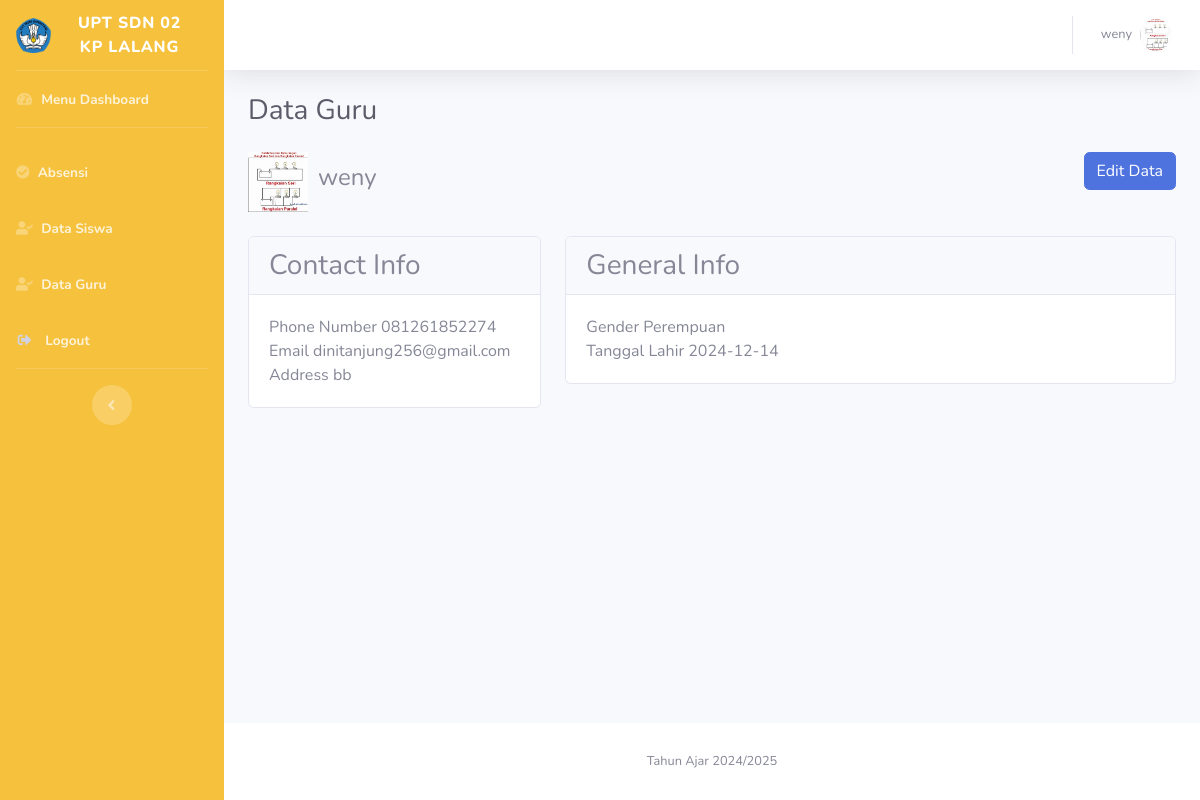
Screenshot of /showguru.php?id=1 (signed in) with the database file from the repository.
### tables this page shows
CREATE TABLE `guru` (
  `NIDN` int(100) NOT NULL,
  `NAME` varchar(30) NOT NULL,
  `JK` varchar(50) NOT NULL DEFAULT '',
  `TGL_LAHIR` date NOT NULL,
  `EMAIL` varchar(30) NOT NULL,
  `PASSWORD` varchar(255) NOT NULL,
  `NO_HP` varchar(15) NOT NULL,
  `FOTO` varchar(255) NOT NULL,
  `AGAMA` varchar(20) NOT NULL,
  `ALAMAT` varchar(255) NOT NULL
);

### showguru.php (the view, shortened to what this page needs)
<?php
include "koneksi.php";
$NAME = $_SESSION["NAME"];
$FOTO = $_SESSION["FOTO"];
if(isset($_GET['id'])) {
    $id = $_GET['id'];
    $query = "SELECT * FROM guru WHERE NIDN = $id";
    $result = mysqli_query($koneksi, $query);
    $guru = mysqli_fetch_assoc($result);
    $name = $guru['NAME'];
    $jk = $guru['JK'];
    $tanggal = $guru['TGL_LAHIR'];
    $alamat = $guru['ALAMAT'];
    $email = $guru['EMAIL'];
    $no_hp = $guru['NO_HP'];
    $foto = $guru['FOTO'];
}
?>
<!DOCTYPE html>
<html lang="en">
<head>
  <link href="vendor/fontawesome-free/css/all.min.css" rel="stylesheet" type="text/css">
  <link href="css/sb-admin-2.min.css" rel="stylesheet">
  <link href="vendor/datatables/dataTables.bootstrap4.min.css" rel="stylesheet">
</head>
<body id="page-top">
  <div id="wrapper">
    <ul class="navbar-nav bg-warning sidebar sidebar-dark accordion" id="accordionSidebar">
      <a class="sidebar-brand d-flex align-items-center justify-content-center" href="index.php">
        <div class="sidebar-brand-icon">
          <img src="img/logo.png" width="35">
        </div>
        <div class="sidebar-brand-text mx-3">UPT SDN 02 KP LALANG</div>
      </a>
      <hr class="sidebar-divider my-0">
      <li class="nav-item">
        <a class="nav-link" href="dashboard.php">
          <i class="fas fa-fw fa-tachometer-alt"></i>
          <span class="font-weight-bold">Menu Dashboard</span></a>
      </li>
      <hr class="sidebar-divider">
      <li class="nav-item">
        <a class="nav-link" href="absen.php">
          <i class="fas fa-check-circle"></i>
          <span class="font-weight-bold">Absensi</span></a>
      </li>
      <li class="nav-item">
        <a class="nav-link" href="lihatsiswa.php">
          <i class="fas fa-fw fa-user-check"></i>
          <span class="font-weight-bold">Data Siswa</span></a>
      </li>
      <li class="nav-item">
        <a class="nav-link" href="lihatguru.php">
          <i class="fas fa-fw fa-user-check"></i>
          <span class="font-weight-bold">Data Guru</span></a>
      </li>
      <li class="nav-item">
        <a class="nav-link" href="#" data-toggle="modal" data-target="#logoutModal">
          <i class="fas fa-sign-out-alt fa-sm fa-fw mr-2 text-gray-400"></i>
          <span class="font-weight-bold">Logout</span>
        </a>
      </li>
      <hr class="sidebar-divider d-none d-md-block">
      <div class="text-center d-none d-md-inline">
        <button class="rounded-circle border-0" id="sidebarToggle"></button>
      </div>
    </ul>
    <div id="content-wrapper" class="d-flex flex-column">
      <div id="content">
        <nav class="navbar navbar-expand navbar-light bg-white topbar mb-4 static-top shadow">
          <ul class="navbar-nav ml-auto">
            <li class="nav-item dropdown no-arrow">
              <a class="nav-link dropdown-toggle" href="#" id="userDropdown" role="button" data-toggle="dropdown" aria-haspopup="true" aria-expanded="false">
                <span class="mr-2 d-none d-lg-inline text-gray-600 small"><?= $NAME; ?></span>
                <img class="img-profile rounded-circle" src="uploads/<?= $FOTO; ?>">
              </a>
            </li>
          </ul>
        </nav>
        <div class="container-fluid">
          <h1 class="h3 mb-4 text-gray-800">Data Guru</h1>
    <div class="profile-header mb-4">
        <div class="info" style="display: flex; justify-content: space-between;">
           <div style="display: flex; gap: 10px; align-items: center;">
                <img height="60"
                        src="uploads/<?= $foto; ?>"
                        width="60" />
                    <div class="name">
                        <h4><?= $name ?></h4>
                    </div>
           </div>
            <div class="actions">
                <a href="editguru.php?edittabel=<?= $id; ?>" class="btn btn-primary">
                    Edit Data
                </a>
            </div>
        </div>
    </div>
    <div class="row">
        <div class="col-md-4">
            <div class="card">
                <h3 class="card-header">
                    Contact Info
                </h3>
                <div class="card-body">
                    <div class="info-item">
                        <span>
                            Phone Number
                        </span>
                        <?= $no_hp ?>
                    </div>
                    <div class="info-item">
                        <span>
                            Email
                        </span>
                        <?= $email ?>
                    </div>
                    <div class="info-item">
                        <span>
                            Address
                        </span>
                        <?= $alamat ?>
                    </div>
                </div>
            </div>
        </div>
        <div class="col-md-8">
            <div class="card mb-3">
                <h3 class="card-header">
                    General Info
                </h3>
                <div class="card-body">
                    <div class="row">
                        <div class="col-md-6">
                            <div class="info-item">
                                <span>
                                    Gender
                                </span>
                                <?= $jk ?>
                            </div>
                            <div class="info-item">
                                <span>
                                    Tanggal Lahir
                                </span>
                                <?= $tanggal ?>
                            </div>
                        </div>
                    </div>
                </div>
            </div>
        </div>
    </div>
        </div>
      </div>
      <footer class="sticky-footer bg-white">
                    <div class="container my-auto">
                        <div class="copyright text-center my-auto">
                            <span>Tahun Ajar 2024/2025</span>
                        </div>
                    </div>
                </footer>
    </div>
  </div>
</body>
</html>

### rows the page displays
guru: FOTO (picture), NAME "weny", NO_HP "081261852274", EMAIL "dinitanjung256@gmail.com", ALAMAT "bb", JK "Perempuan", TGL_LAHIR "2024-12-14"

### other values shown
$NAME "weny"
